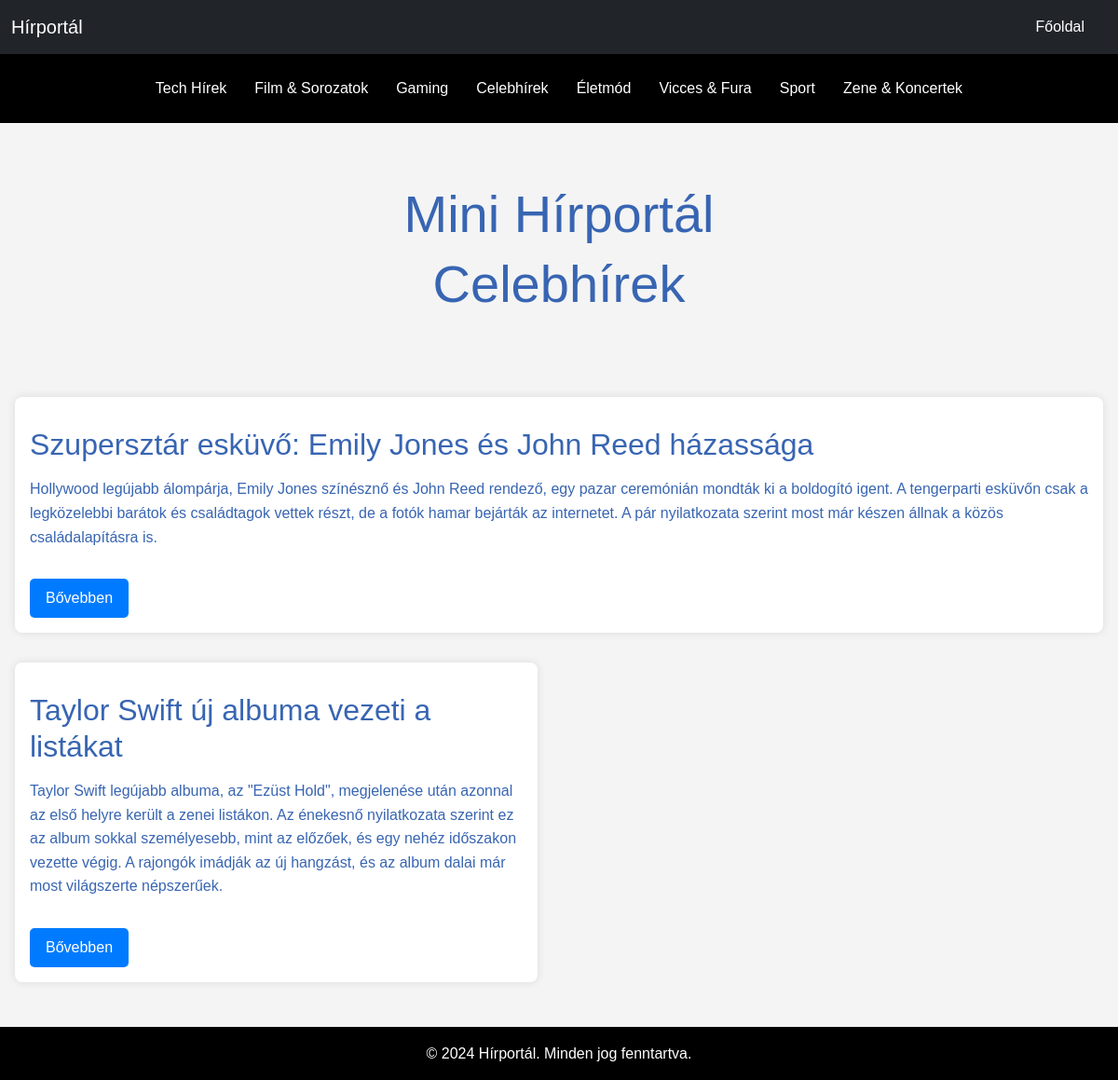
The app's page /?category=5 with its own data.
### models.py (models this page shows, shortened)
class Menus(db.Model):
    id = db.Column(db.Integer,primary_key=True)
    name = db.Column(db.String(255),nullable=False)
    url = db.Column(db.String(255),nullable=False)

class News(db.Model):
    id = db.Column(db.Integer,primary_key=True)
    title = db.Column(db.String(255),nullable=False)
    content = db.Column(db.Text,nullable=False)
    author = db.Column(db.String(255),nullable=False)
    timestamp = db.Column(db.DateTime, default=datetime.now())
    category = db.Column(db.Integer ,db.ForeignKey("categories.id"))

### scripts/routes.py (the view)
@app.route('/')
def index():
    category = request.args.get('category')
    categories = Categories.query.all()
    category_id=[]
    if category:
        news = News.query.filter_by(category=category).all()
    else:
        news = News.query.all()
    urls = Menus.query.all()
    return render_template('index.html',urls=urls,news=news,categories=categories,category_id=category_id)

### scripts/templates/index.html
{% include 'header.html' %}
      <section class="text-center py-5">
        <div class="container">
          <h1 class="display-4">Mini Hírportál</h1>
          <h2 class="display-4 subtitle">Mini Hírportál</h2>
        </div>
      </section>
    <section class="main-news">
      <article class="news-item">
        {% if news %}
        <h2>{{news[0].title}}</h2>
        <p>{{news[0].content}}</p>
        <button class="btn read-more">Bővebben</button>
        {%else%}
        <h2>Nincs feltöltve hír</h2>
        <p>Nincs feltöltve hír</p>
        {%endif%}
      </article>
    </section>
    <section class="other-news">
      {% for new in news[1:]%}
      <article class="news-item">
        <h2>{{new.title}}</h2>
        <p class="news-content">{{new.content}}</p>
        <button class="btn read-more">Bővebben</button>
      </article>
    {%endfor%}
    </section>
{% include 'footer.html' %}

### scripts/templates/header.html (shortened to what this page needs)
<!DOCTYPE html>
<html lang="en">
<head>
    <link href="https://cdn.jsdelivr.net/npm/bootstrap@5.3.0/dist/css/bootstrap.min.css" rel="stylesheet">
    <link href="{{url_for('static',filename='css/style.css')}}" rel="stylesheet">
</head>
<body>
  <nav class="navbar navbar-expand-lg bg-dark">
    <div class="container-fluid">
      <a class="navbar-brand" href="/">Hírportál</a>
      <div class="collapse navbar-collapse" id="navbarNav">
        <ul class="navbar-nav ms-auto">
          {% for menu in urls %}
            {% if menu.name == "Főoldal" %}
              <li class="nav-item">
                  <a class="nav-link" href="{{menu.url}}">{{menu.name}}</a>
              </li>
            {% endif %}
          {% endfor %}
        </ul>
      </div>
    </div>
  </nav>
  <div class="container-fluid category-fluid">
    <div class="container">
      <div class="row">
        <div class="col-12">
          <div class="category-box">
            <ul class="category-row">
              {% for menu in urls %}
              {% if menu.name != "Főoldal" %}
                <li class="category-item">
                    <a class="nav-link" href="/?category={{menu.url}}">{{menu.name}}</a>
                </li>
              {% endif %}
            {% endfor %}
            </ul>
          </div>
        </div>
      </div>
    </div>
  </div>
  <main>

### scripts/static/css/style.css (style rules this page uses)
* { box-sizing: border-box; }
nav { background-color: #000; }
.navbar-brand,.nav-link { color: #fff; }
.nav-link { position: relative; }
.nav-link::before { content: ""; width: 0; height: 1px; background-color: #fff; position: absolute; bottom: 8px; right: 50%; visibility: hidden; }
.nav-link::after { content: ""; width: 0; height: 1px; background-color: #fff; position: absolute; bottom: 8px; left: 50%; visibility: hidden; }
.navbar-nav { margin-left: auto !important; }
* { margin: 0; padding: 0; box-sizing: border-box; }
body { font-family: Arial, sans-serif; line-height: 1.6; background-color: #f4f4f4; color: #3865b2; display: flex; flex-direction: column; min-height: 100vh; }
.container { width: 80%; margin: 0 auto; }
nav ul { display: flex; justify-content: center; list-style: none; }
nav ul li { margin: 0 1rem; }
nav ul li a { color: #fff; text-decoration: none; }
.main-news { margin: 2rem 0; background-color: #fff; padding: 1rem; border-radius: 8px; box-shadow: 0 0 10px rgba(0, 0, 0, 0.1); }
.main-news h2 { margin-top: 1rem; color: #3865b2; }
.main-news p { margin: 1rem 0; }
.read-more { display: inline-block; margin-top: 1rem; padding: 0.5rem 1rem; background-color: #007BFF; color: #fff; text-decoration: none; border-radius: 5px; }
.other-news { display: flex; gap: 2rem; flex-wrap: wrap; }
.other-news .news-item { background-color: #fff; padding: 1rem; border-radius: 8px; box-shadow: 0 0 10px rgba(0, 0, 0, 0.1); flex-basis: 49%; }
.other-news h2 { margin-top: 1rem; }
.other-news p { margin: 1rem 0; max-height: 170px; overflow: hidden; display: -webkit-box; -webkit-line-clamp: 6; -webkit-box-orient: vertical; overflow: hidden; }
main { padding: 1em; flex-grow: 1; }
ul.category-row { display: flex; flex-direction: row; gap: 0 .5em; list-style: none; margin-bottom: 0; justify-content: space-between; }
.category-fluid { background-color: black; padding: 1em; }
.category-fluid .nav-link { padding: .5em; }
@media (min-width:992px) and (max-width:1200px) { ul.category-row { gap: 0; justify-content: space-evenly; padding-left: 0; } }
@media (min-width: 992px) { .navbar-expand-lg .navbar-nav { flex-direction: row-reverse; } }
@media (max-width: 1631px) { .other-news .news-item { flex-basis: 48%; } }

### records on screen
Menus: name "Főoldal"
Menus: name "Tech Hírek"
Menus: name "Film & Sorozatok"
Menus: name "Gaming"
Menus: name "Celebhírek"
Menus: name "Életmód"
Menus: name "Vicces & Fura"
Menus: name "Sport"
Menus: name "Zene & Koncertek"
News: title "Szupersztár esküvő: Emily Jones és John Reed házassága", content "Hollywood legújabb álompárja, Emily Jones színésznő és John Reed rendező, egy pazar ceremónián mondták ki a boldogító igent. A tengerparti esküvőn csak a legközelebbi barátok és családtagok vettek részt, de a fotók hamar bejárták az internetet. A pár nyilatkozata szerint most már készen állnak a közös családalapításra is."
News: title "Taylor Swift új albuma vezeti a listákat", content "Taylor Swift legújabb albuma, az \"Ezüst Hold\", megjelenése után azonnal az első helyre került a zenei listákon. Az énekesnő nyilatkozata szerint ez az album sokkal személyesebb, mint az előzőek, és egy nehéz időszakon vezette végig. A rajongók imádják az új hangzást, és az album dalai már most világszerte népszerűek."
